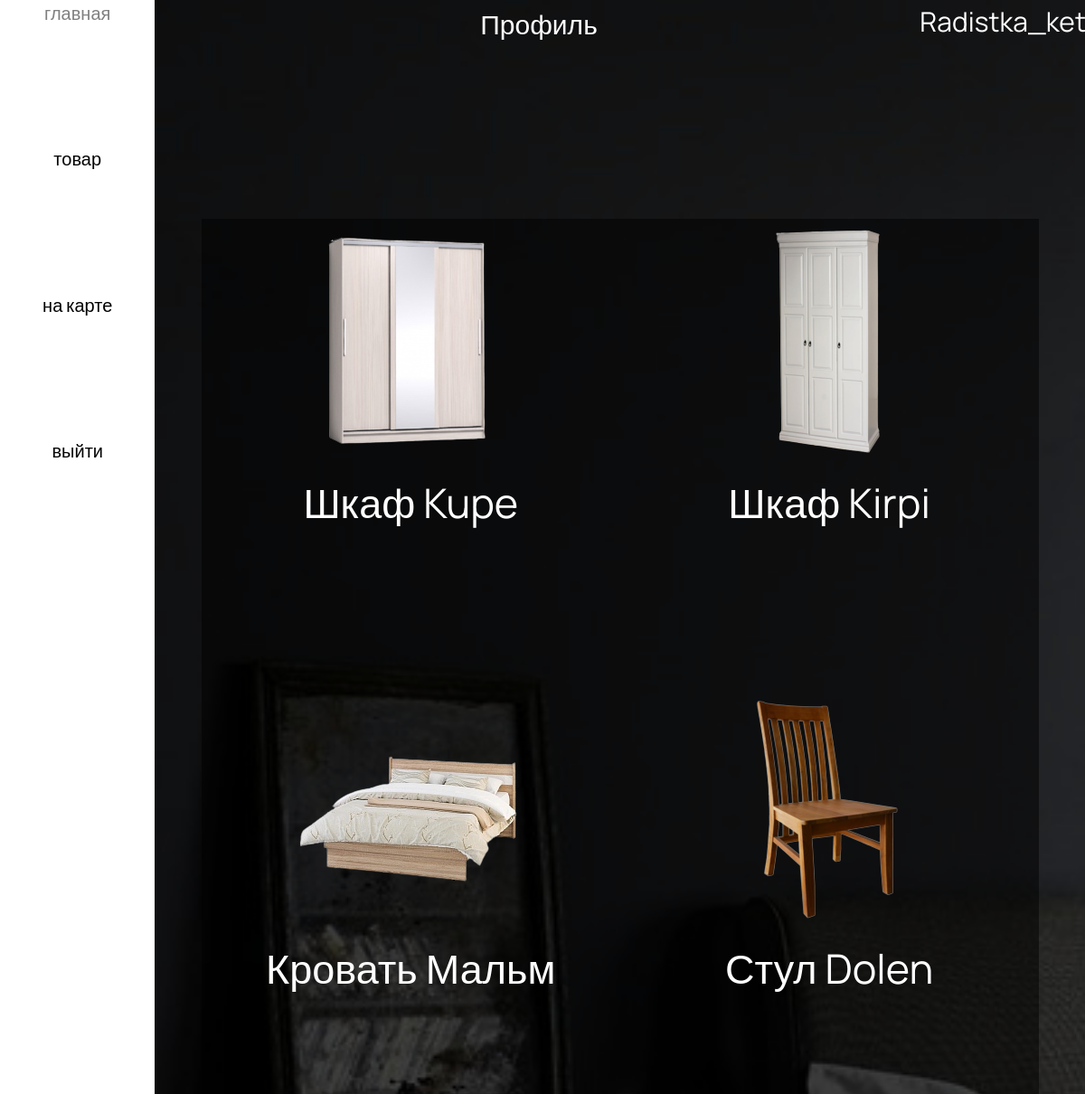
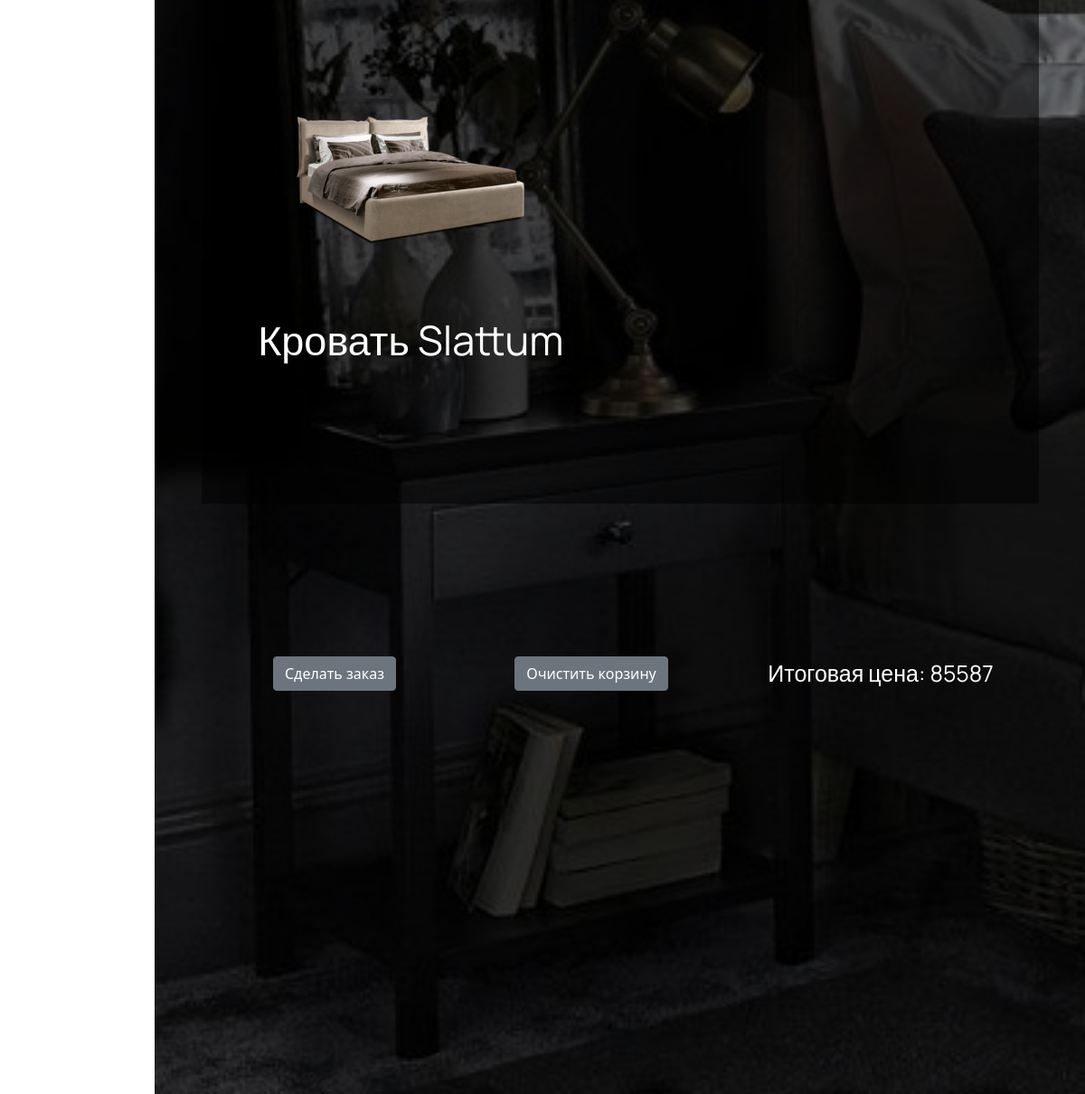
Page /profile (signed in) on the committed database (2 pictures, top to bottom).
### data/users.py (models this page shows, shortened)
class User(SqlAlchemyBase, UserMixin):
    __tablename__ = 'users'
    id = sqlalchemy.Column(sqlalchemy.Integer,
                           primary_key=True, autoincrement=True)
    name = sqlalchemy.Column(sqlalchemy.String, nullable=True)
    email = sqlalchemy.Column(sqlalchemy.String,
                              index=True, unique=True, nullable=True)
    hashed_password = sqlalchemy.Column(sqlalchemy.String, nullable=True)
    created_date = sqlalchemy.Column(sqlalchemy.DateTime,
                                     default=datetime.datetime.now)
    basket = sqlalchemy.Column(sqlalchemy.String, default='')

### data/products.py (models this page shows)
class Product(SqlAlchemyBase):
    __tablename__ = 'products'
    id = sqlalchemy.Column(sqlalchemy.Integer, primary_key=True, autoincrement=True)
    name = sqlalchemy.Column(sqlalchemy.String, unique=True)
    price = sqlalchemy.Column(sqlalchemy.Integer, nullable=True)
    image_name = sqlalchemy.Column(sqlalchemy.String)
    description = sqlalchemy.Column(sqlalchemy.String)

### main.py (the view)
@app.route('/profile')
def profile():
    db_sess = db_session.create_session()
    user = db_sess.query(User).filter(User.id == current_user.id).first()
    if user:
        if user.basket == '':
            return render_template('profile.html',
                                   basket=False)
        else:
            user_basket = [int(i) for i in str(user.basket)]
            total_price = 0
            all_products = []
            for i in user_basket:
                if db_sess.query(Product).filter(Product.id == i).first():
                    all_products.append(db_sess.query(Product).filter(Product.id == i).first())
            for item in all_products:
                total_price += item.price
            return render_template('profile.html',
                                   products=all_products,
                                   total_price=total_price,
                                   user=user)
    else:
        abort(404)

### data/db_session.py (called while the page is built)
def create_session() -> Session:
    global __factory
    return __factory()

### main.py (called while the page is built)
@login_manager.user_loader
def load_user(user_id):
    db_sess = db_session.create_session()
    return db_sess.query(User).get(user_id)

### templates/profile.html (shortened to what this page needs)
<!DOCTYPE html>
<html lang="ru">
<head>
  <link rel="stylesheet" href="{{ url_for('static',filename='styles/style_profile.css') }}">
  <link href="https://cdn.jsdelivr.net/npm/bootstrap@5.1.3/dist/css/bootstrap.min.css" rel="stylesheet">
</head>
<body>
  <div class="menu">
    <div class="menu__body">
      <a href="/" class="menu__button">главная</a>
      <a href="/products" class="menu__button">товар</a>
      <a href="/on_map" class="menu__button">на карте</a>
      <a class="menu__button" href="/logout">выйти</a>
    </div>
  </div>
  <div class="wrapper">
    <main class="main">
      <div class="bar">
        <div class="bar__body">
          <div class="bar__name">
              Профиль
          </div>
          <div class="bar__name">
              {{ current_user.name }}
          </div>
        </div>
      </div>
      <div class="list">
          <div class="list__body">
            {% for item in products %}
            <div class="list__row">
              <p class="product_img"><img src="{{url_for('static', filename=item.image_name)}}" class="product_img"></p>
              <p class="item_title">{{ item.name }}</p>
            </div>
            {% endfor %}
          </div>
      </div>
      {% if basket != False %}
      <div class="under_bar">
        <p class="under_bar_btn"><a class="btn btn-secondary" href="/ordering/{{ user.basket }}">Сделать заказ</a></p>
        <p class="under_bar_btn2"><a class="btn btn-secondary" href="/clear_cart">Очистить корзину</a></p>
        <p class="message">Итоговая цена: {{ total_price }}</p>
      </div>
      {% endif %}
    </main>
  </div>
</body>
</html>

### static/styles/style_profile.css (style rules this page uses)
html,body { height: 100%; width: 100%; margin: 0; padding: 0; }
body { display: grid; grid-template: 1fr / 1fr 6fr; }
p { text-align: center; }
a { text-align: center; }
.wrapper { min-height: 100%; display: flex; flex-direction: column; background: white; }
.menu__body { display: grid; grid-template: repeat(5, 1fr) 10fr / 1fr; height: 100%; }
.menu__button { transition-duration: 0.3s; font-family: 'Manrope', sans-serif; font-size: 30px; text-align: center; text-decoration-line: none; color: black; }
main { background-image: url('/static/img/фон3.jpg'); background-size: cover; height: 100%; display: grid; grid-template: 10% 70% 20% / 1fr; }
.bar { height: 10%; }
.bar__body { width: 100%; display: grid; grid-template: 1fr / 10fr 1fr; }
.bar__name { font-family: 'Manrope', sans-serif; font-size: 30px; text-align: center; color: white; margin-top: 0.5%; margin-left: 0.5%; }
.list { transition-duration: 0.3s; height: 90%; width: 90%; margin-left: 5%; background: rgba(0, 0, 0, 0.5); }
.list__body { transition-duration: 0.3s; height: 100%; overflow-y: scroll; display: grid; grid-template: 1fr / 1fr 1fr 1fr; }
.list__row { width: 90%; margin-left: 5%; padding-bottom: 150px; margin-top: 2%; }
.item_title { font-family: 'Manrope', sans-serif; font-size: 45px; text-decoration-line: none; color: white; }
.message { font-family: 'Manrope', sans-serif; font-size: 25px; color: white; text-align: left; margin-left: 60px; grid-area: B; }
.under_bar_btn { margin-left: 30px; grid-area: A; }
.under_bar_btn2 { margin-left: 30px; grid-area: C; }
.under_bar { display: grid; grid-template-areas: "A A A A C C C C B B B B"; margin-left: 50px; }
@media (max-width: 1200px) { .list__body { display: grid; grid-template: 1fr / 1fr 1fr; } }
@media (max-width: 1200px) { .menu__button { font-size: 20px; } }

### rows in the picture
User: name "Radistka_ket"
Product: image_name (picture), name "Шкаф Kupe"
Product: image_name (picture), name "Шкаф Kirpi"
Product: image_name (picture), name "Кровать Мальм"
Product: image_name (picture), name "Стул Dolen"
Product: image_name (picture), name "Кровать Slattum"

### other values in the picture
{{ total_price }} "85587"
